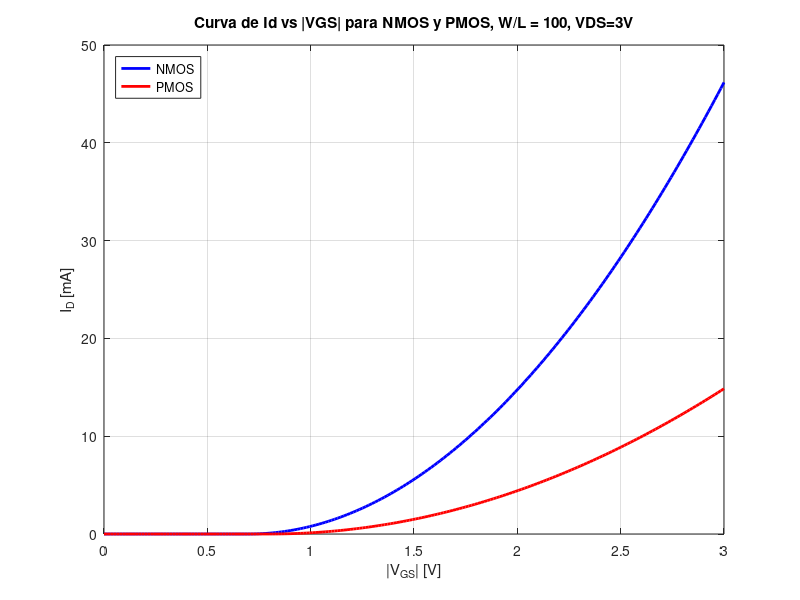

Here is the MATLAB script that generated this plot:
clc; clear; close all;

% ---------------------------
% Parámetros
% ---------------------------
TOX = 9e-9;         % m
eps0 = 8.854e-12;
eps_ox = 3.9*eps0;
Cox = eps_ox/TOX;   % F/m^2

% Geometría
W = 50e-6; % m
L = 0.5e-6; % m
WoverL = W/L;

% Voltajes
Vds = 3;  % V
Vgs = linspace(0,3,200); % vector de 0 a 3 V

% Parámetros NMOS
VTOn = 0.7;
Un = 350e-4;    % movilidad en m^2/Vs
lambda_n = 0.1;

% Parámetros PMOS
VTOp = -0.8;
Up = 100e-4;    % movilidad en m^2/Vs
lambda_p = 0.2;

% ---------------------------
% Factores de conducción
% ---------------------------
Kn = 0.5*Un*Cox*WoverL*(1+lambda_n*Vds);
Kp = 0.5*Up*Cox*WoverL*(1+lambda_p*Vds);

% ---------------------------
% Corriente de drenaje
% ---------------------------
Id_n = zeros(size(Vgs));
Id_p = zeros(size(Vgs));

for k=1:length(Vgs)
    if Vgs(k) > VTOn
        Id_n(k) = Kn*(Vgs(k)-VTOn)^2;
    end
    if Vgs(k) > abs(VTOp)
        Id_p(k) = Kp*(Vgs(k)-abs(VTOp))^2;
    end
end

% Convertir a mA
Id_n = Id_n*1e3;
Id_p = Id_p*1e3;

% ---------------------------
% Graficar
% ---------------------------
figure;
plot(Vgs, Id_n,'b','LineWidth',2); hold on;
plot(Vgs, Id_p,'r','LineWidth',2);
xlabel('|V_{GS}| [V]');
ylabel('I_D [mA]');
title('Curva de Id vs |VGS| para NMOS y PMOS, W/L = 100, VDS=3V');
legend('NMOS','PMOS','Location','NorthWest');
grid on;
